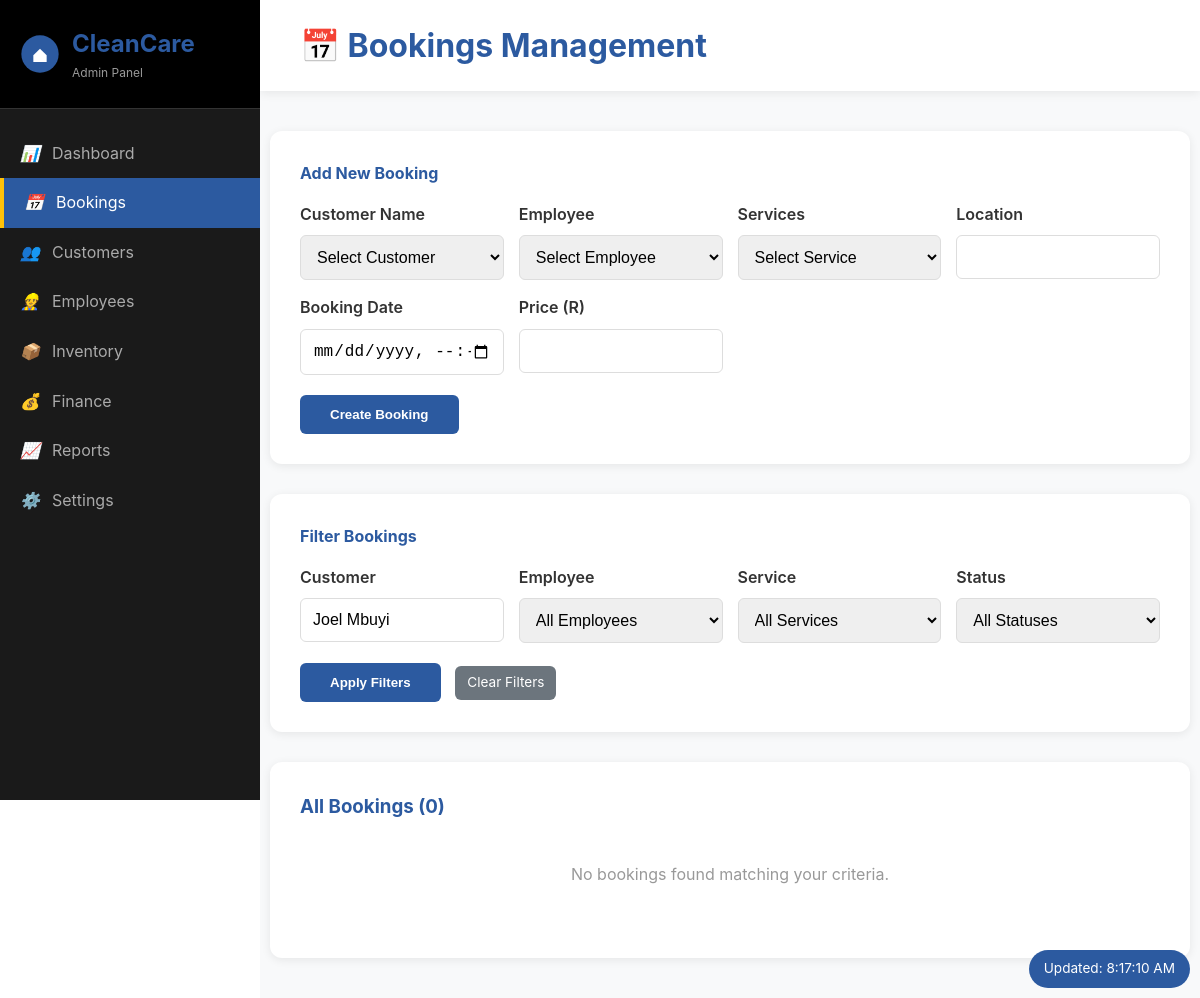
Page /pages/manage_bookings.php?customer_filter=Joel Mbuyi (signed in) on the earlier database version.
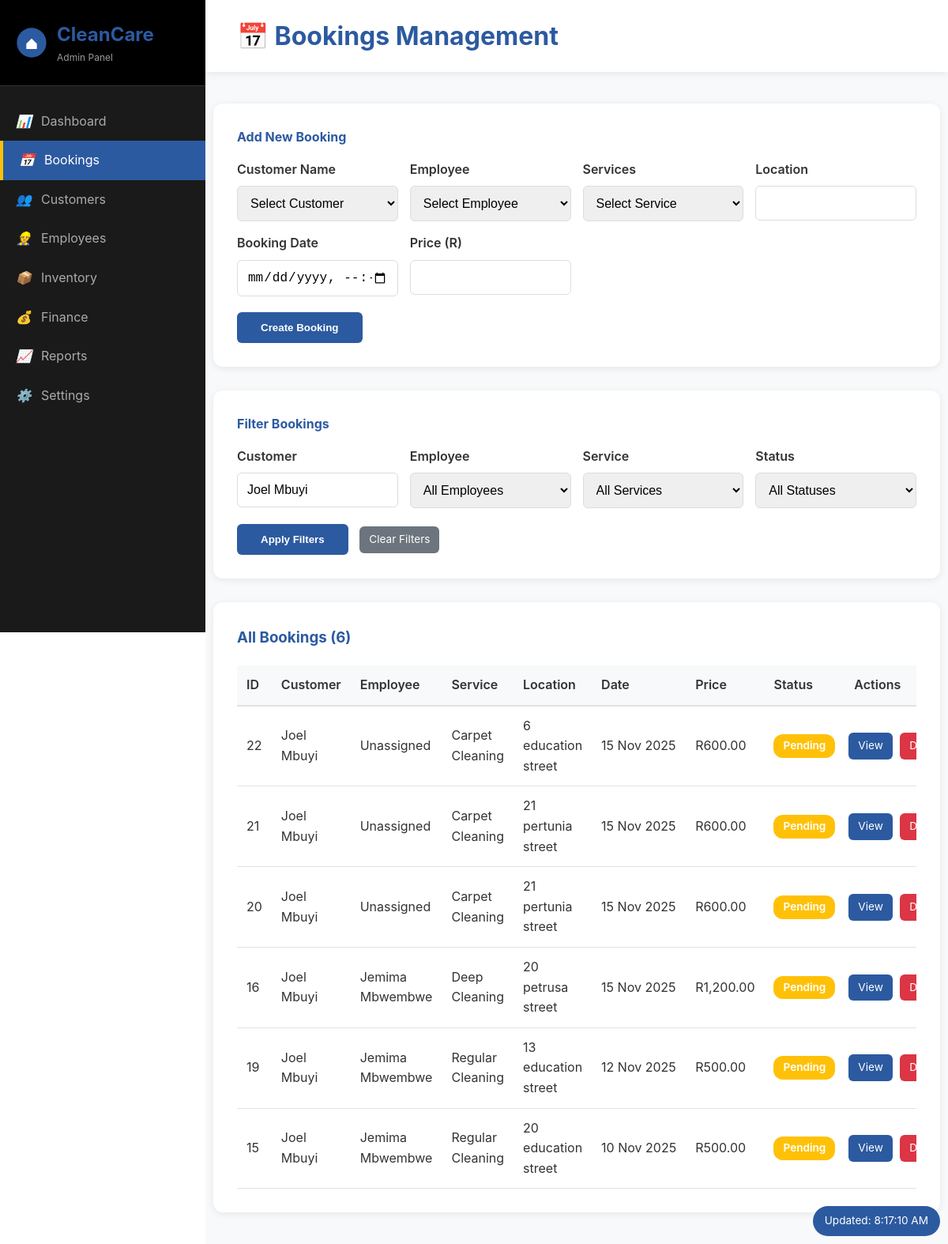
Same page on the later database version.
### tables this page shows
CREATE TABLE `bookings` (
  `id` int(11) NOT NULL,
  `customer_id` int(11) NOT NULL,
  `cleaner_id` int(11) DEFAULT NULL,
  `service_id` varchar(255) NOT NULL,
  `price` decimal(10,2) NOT NULL,
  `date_booked` date NOT NULL,
  `location` varchar(255) NOT NULL,
  `completed` tinyint(1) DEFAULT 0,
  `booking_date` date NOT NULL,
  `customer` varchar(100) NOT NULL,
  `cleaner` varchar(100) NOT NULL,
  `inventory_log` tinyint(1) DEFAULT 0,
  `inventory_deducted` tinyint(1) DEFAULT 0,
  `status` enum('pending','assigned','in_progress','completed','cancelled') DEFAULT 'pending',
  `payment_status` enum('unpaid','paid','refunded','partial_refund') DEFAULT 'unpaid',
  `cancelled_at` datetime DEFAULT NULL,
  `cancellation_reason` text DEFAULT NULL,
  `completed_by_cleaner_at` datetime DEFAULT NULL,
  `completed_by_admin_at` datetime DEFAULT NULL,
  `review` text DEFAULT NULL,
  `rating` int(11) DEFAULT NULL
);

CREATE TABLE `customers` (
  `id` int(11) NOT NULL,
  `name` varchar(100) NOT NULL,
  `email` varchar(100) DEFAULT NULL,
  `phone` varchar(20) DEFAULT NULL,
  `address` text DEFAULT NULL
);

CREATE TABLE `employees` (
  `id` int(11) NOT NULL,
  `name` varchar(100) NOT NULL,
  `emp_number` varchar(50) DEFAULT NULL,
  `email` varchar(100) DEFAULT NULL,
  `phone` varchar(20) DEFAULT NULL,
  `position` varchar(50) DEFAULT NULL
);

### pages/manage_bookings.php (the view, shortened to what the changed rows need)
<?php
require_once '../backend/db_config.php';
$filterCustomer = $_GET['customer_filter'] ?? '';
$where = [];
$params = [];
if ($filterCustomer != '') {
    $where[] = "c.name LIKE :customer";
    $params[':customer'] = "%$filterCustomer%";
}
$whereSQL = !empty($where) ? 'WHERE ' . implode(' AND ', $where) : '';
$stmt = $pdo->prepare("SELECT b.*, c.name as customer_name, e.name as employee_name
                      FROM bookings b
                      LEFT JOIN customers c ON b.customer_id = c.id
                      LEFT JOIN employees e ON b.cleaner_id = e.id
                      $whereSQL
                      ORDER BY b.booking_date DESC, b.id DESC");
$stmt->execute($params);
$bookings = $stmt->fetchAll(PDO::FETCH_ASSOC);
?>
<!DOCTYPE html>
<html lang="en">
<head>
    <link rel="stylesheet" href="../frontend/css/style.css">
    <link rel="stylesheet" href="../frontend/css/dashboard.css">
</head>
<body>
    <div class="admin-layout">
        <aside class="admin-sidebar">
            <div class="sidebar-header">
                <div class="sidebar-logo">
                    <div>
                        <h2>CleanCare</h2>
                    </div>
                </div>
            </div>
        </aside>
        <main class="admin-main">
            <div class="admin-header">
                <h1 style="margin: 0; color: #2c5aa0;">📅 Bookings Management</h1>
            </div>
            <div class="admin-content">
                <div class="data-table-container">
                    <h3 style="color: #2c5aa0;">All Bookings (<?= count($bookings) ?>)</h3>
                    <?php if (empty($bookings)): ?>
                        <p style="text-align: center; color: #999; padding: 40px;">No bookings found matching your criteria.</p>
                    <?php else: ?>
                        <div style="overflow-x: auto;">
                            <table class="data-table">
                                <thead>
                                    <tr>
                                        <th>ID</th>
                                        <th>Customer</th>
                                        <th>Employee</th>
                                        <th>Service</th>
                                        <th>Location</th>
                                        <th>Date</th>
                                        <th>Price</th>
                                        <th>Status</th>
                                        <th>Actions</th>
                                    </tr>
                                </thead>
                                <tbody>
                                    <?php foreach ($bookings as $booking): ?>
                                    <tr>
                                        <td><?= $booking['id'] ?></td>
                                        <td><?= htmlspecialchars($booking['customer_name'] ?? 'N/A') ?></td>
                                        <td><?= htmlspecialchars($booking['employee_name'] ?? 'Unassigned') ?></td>
                                        <td><?= htmlspecialchars($booking['service_id']) ?></td>
                                        <td><?= htmlspecialchars($booking['location']) ?></td>
                                        <td><?= date('d M Y', strtotime($booking['booking_date'])) ?></td>
                                        <td>R<?= number_format($booking['price'], 2) ?></td>
                                        <td>
                                            <span class="status-badge status-<?= $booking['completed'] ? 'completed' : 'pending' ?>">
                                                <?= $booking['completed'] ? 'Completed' : 'Pending' ?>
                                            </span>
                                        </td>
                                        <td>
                                            <div class="action-buttons"> <a href="booking_details.php?id=<?= $booking['id'] ?>" class="btn-action btn-view">View</a>
                                                <a href="?delete=<?= $booking['id'] ?>" class="btn-action" onclick="return confirm('Are you sure you want to permanently delete booking <?= $booking['id'] ?>?')">Delete</a>
                                            </div>
                                        </td>
                                    </tr>
                                    <?php endforeach; ?>
                                </tbody>
                            </table>
                        </div>
                    <?php endif; ?>
                </div>
            </div>
        </main>
    </div>
</body>
</html>

Differences in the rows shown:
added bookings: id "22", customer.name "Joel Mbuyi", employee_name "Unassigned", service "Carpet Cleaning", location "6 education street", booking_date "15 Nov 2025", price "600.00", completed "Pending"
added bookings: id "21", customer.name "Joel Mbuyi", employee_name "Unassigned", service "Carpet Cleaning", location "21 pertunia street", booking_date "15 Nov 2025", price "600.00", completed "Pending"
added bookings: id "20", customer.name "Joel Mbuyi", employee_name "Unassigned", service "Carpet Cleaning", location "21 pertunia street", booking_date "15 Nov 2025", price "600.00", completed "Pending"
added bookings: id "16", customer.name "Joel Mbuyi", cleaner.name "Jemima Mbwembwe", service "Deep Cleaning", location "20 petrusa street", booking_date "15 Nov 2025", price "1,200.00", completed "Pending"
added bookings: id "19", customer.name "Joel Mbuyi", cleaner.name "Jemima Mbwembwe", service "Regular Cleaning", location "13 education street", booking_date "12 Nov 2025", price "500.00", completed "Pending"
added bookings: id "15", customer.name "Joel Mbuyi", cleaner.name "Jemima Mbwembwe", service "Regular Cleaning", location "20 education street", booking_date "10 Nov 2025", price "500.00", completed "Pending"
Other differences:
count($bookings): "0" → "6"
text no longer shown: "No bookings found matching your criteria."
text now shown: "ID Customer Employee Service Location Date Price Status Actions"
